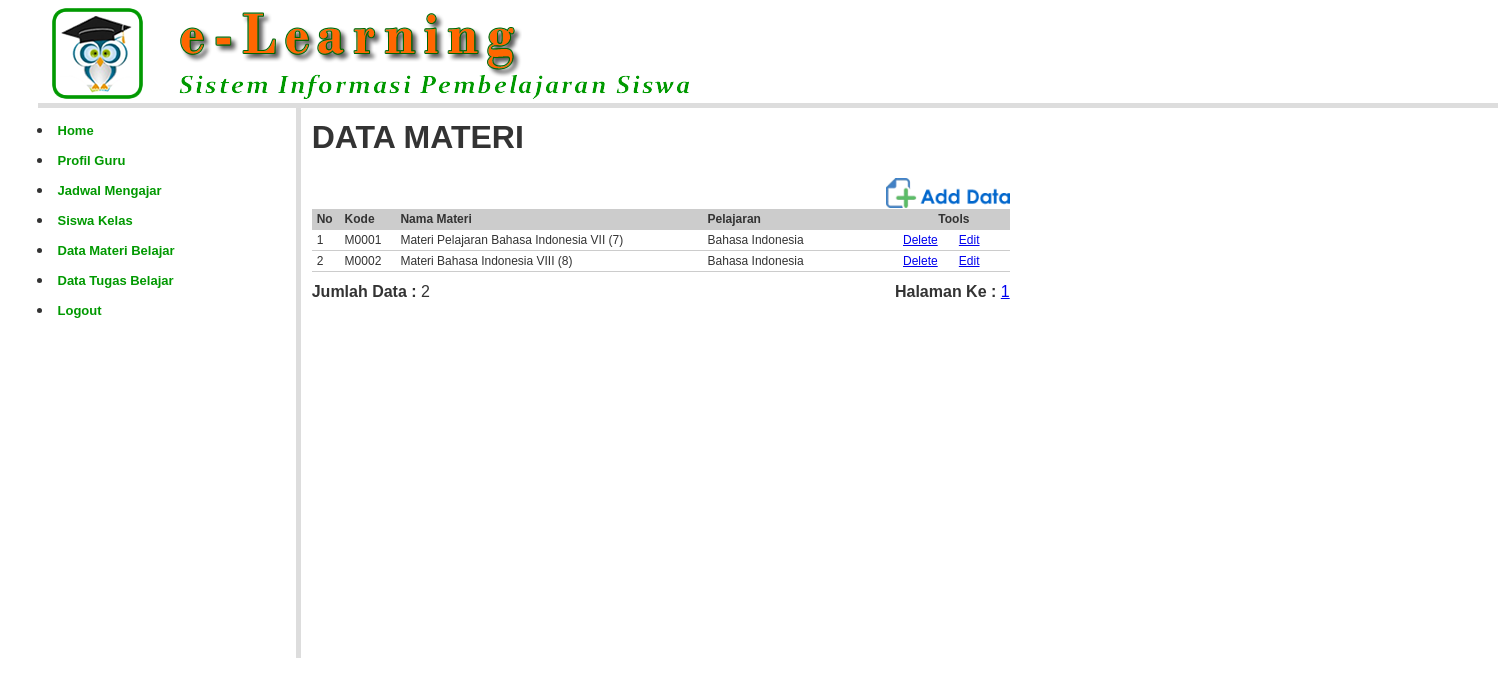
The page /guru/?open=Materi-Data (signed in) on the database its author committed.
### tables this page shows
CREATE TABLE `materi_belajar` (
  `kd_materi` char(5) NOT NULL,
  `nm_materi` varchar(100) NOT NULL,
  `keterangan` varchar(200) NOT NULL,
  `file_materi` varchar(200) NOT NULL,
  `kd_pelajaran` char(3) NOT NULL,
  `kd_guru` char(4) NOT NULL
);

CREATE TABLE `pelajaran` (
  `kd_pelajaran` char(3) NOT NULL,
  `nm_pelajaran` varchar(100) NOT NULL
);

### guru/materi_data.php (the view, shortened to what this page needs)
<?php
include_once "../library/inc.connection.php";
$kodeGuru	= $_SESSION['SES_GURU'];
$baris	= 50;
$hal 	= isset($_GET['hal']) ? $_GET['hal'] : 1;
$infoSql= "SELECT * FROM materi_belajar WHERE kd_guru='$kodeGuru'";
$infoQry= mysql_query($infoSql, $koneksidb) or die ("error paging: ".mysql_error());
$jumlah	= mysql_num_rows($infoQry);
$maks	= ceil($jumlah/$baris);
$mulai	= $baris * ($hal-1);
?>
<table width="700" border="0" cellpadding="2" cellspacing="1" class="table-border">
  <tr>
    <td colspan="2"><h1><b>DATA MATERI  </b></h1></td>
  </tr>
  <tr>
    <td colspan="2" align="right"><a href="?open=Materi-Add" target="_self"><img src="../images/btn_add_data.png" height="30" border="0"  /></a></td>
  </tr>
  <tr>
    <td colspan="2">
	<table class="table-list" width="100%" border="0" cellspacing="1" cellpadding="3">
      <tr>
        <td width="4%" bgcolor="#CCCCCC"><strong>No</strong></td>
        <td width="8%" bgcolor="#CCCCCC"><strong>Kode</strong></td>
        <td width="44%" bgcolor="#CCCCCC"><strong>Nama Materi </strong></td>
        <td width="28%" bgcolor="#CCCCCC"><strong>Pelajaran</strong></td>
        <td colspan="2" align="center" bgcolor="#CCCCCC"><strong>Tools</strong></td>
        </tr>
<?php
$mySql 	= "SELECT mb.*, pelajaran.nm_pelajaran FROM materi_belajar AS mb
			LEFT JOIN pelajaran ON mb.kd_pelajaran = pelajaran.kd_pelajaran
			WHERE mb.kd_guru='$kodeGuru' ORDER BY mb.kd_materi ASC LIMIT $mulai, $baris";
$myQry 	= mysql_query($mySql, $koneksidb)  or die ("Query  salah : ".mysql_error());
$nomor  = $mulai;
while ($myData = mysql_fetch_array($myQry)) {
	$nomor++;
	$Kode = $myData['kd_materi'];
?>
      <tr>
        <td> <?php echo $nomor; ?> </td>
        <td> <?php echo $myData['kd_materi']; ?> </td>
        <td> <?php echo $myData['nm_materi']; ?> </td>
        <td> <?php echo $myData['nm_pelajaran']; ?> </td>
        <td width="8%"><a href="?open=Materi-Delete&Kode=<?php echo $Kode; ?>" target="_self" onclick="return confirm('YAKIN INGIN MENGHAPUS DATA MATERI INI ... ?')">Delete</a></td>
        <td width="8%"><a href="?open=Materi-Edit&Kode=<?php echo $Kode; ?>" target="_self">Edit</a></td>
      </tr>
<?php } ?>
    </table></td>
  </tr>
  <tr>
    <td width="495"><strong>Jumlah Data :</strong> <?php echo $jumlah; ?></td>
    <td width="194" align="right"><strong>Halaman Ke :</strong>
	<?php
	for ($h = 1; $h <= $maks; $h++) {
		echo " <a href='?open=Materi-Data&hal=$h'>$h</a> ";
	}
	?> </td>
  </tr>
</table>

### styles/style.css (style rules this page uses)
body { margin:0px auto 0px; padding:3px; font-family:"Arial"; font-size:12px; color:#333; width:95%; background-position:top; background-color:#fff; }
.table-main td { color: #333; border-collapse: collapse; vertical-align: center; padding: 0px; border:none; }
.table-list { clear: both; text-align: left; border-collapse: collapse; margin: 0px 0px 10px 0px; background:#fff; }
.table-list td { color: #333; font-size:12px; border-color: #fff; border-collapse: collapse; vertical-align: center; padding: 3px 5px; border-bottom:1px #CCCCCC solid; }

### rows shown on the page
materi_belajar: kd_materi "M0001", nm_materi "Materi Pelajaran Bahasa Indonesia VII (7)", kd_pelajaran.nm_pelajaran "Bahasa Indonesia"
materi_belajar: kd_materi "M0002", nm_materi "Materi Bahasa Indonesia VIII (8)", kd_pelajaran.nm_pelajaran "Bahasa Indonesia"

### other values the page prints
$jumlah "2"
